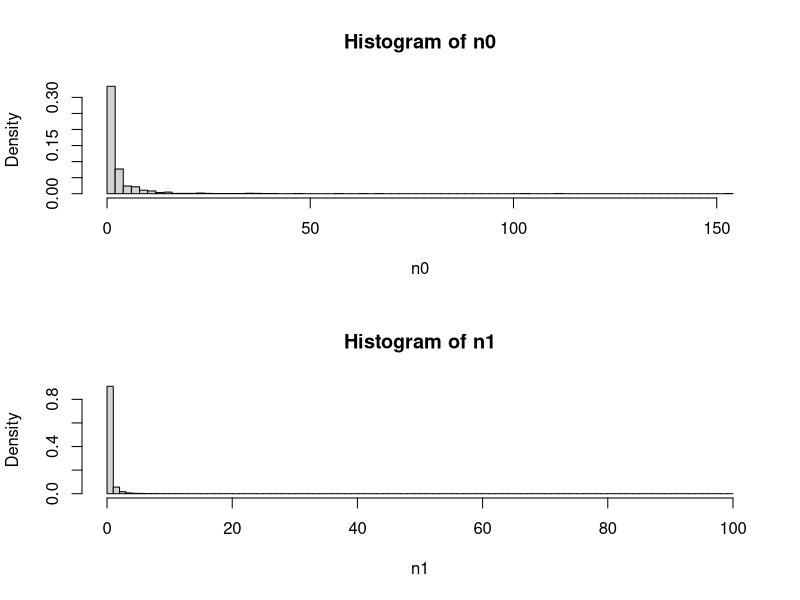
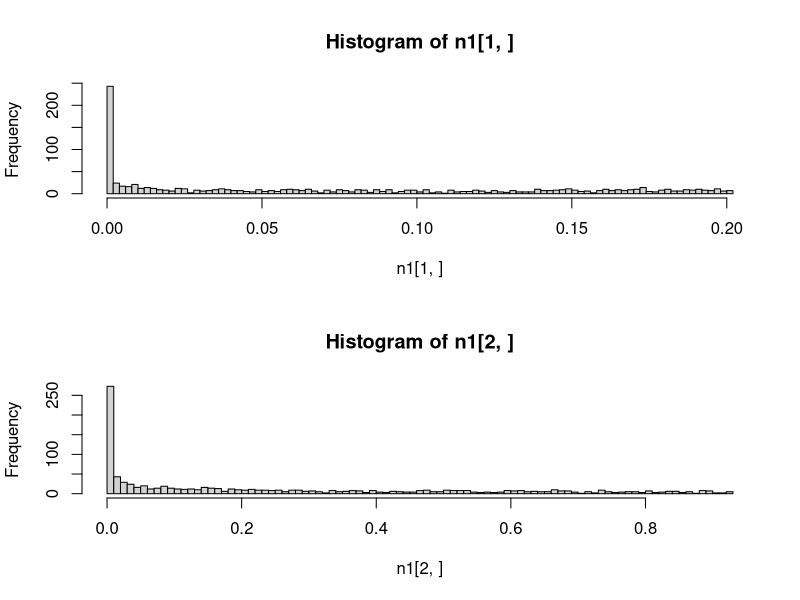
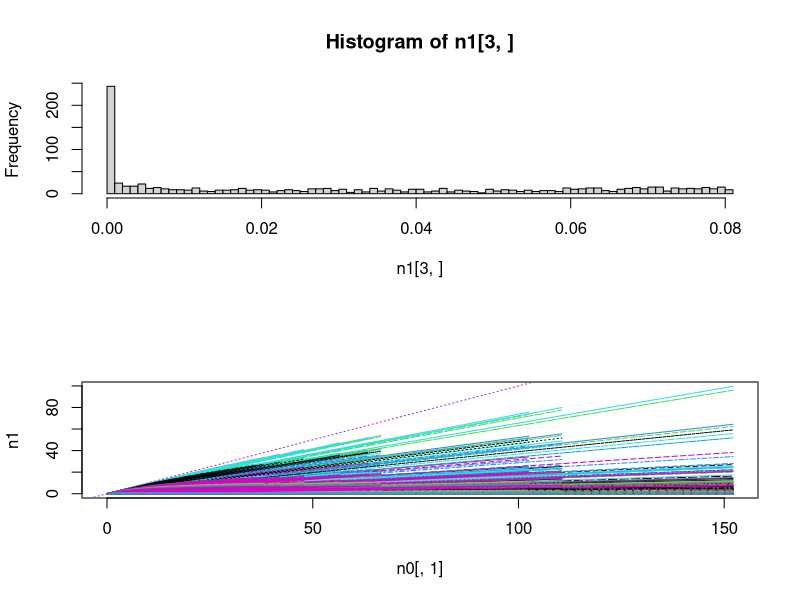
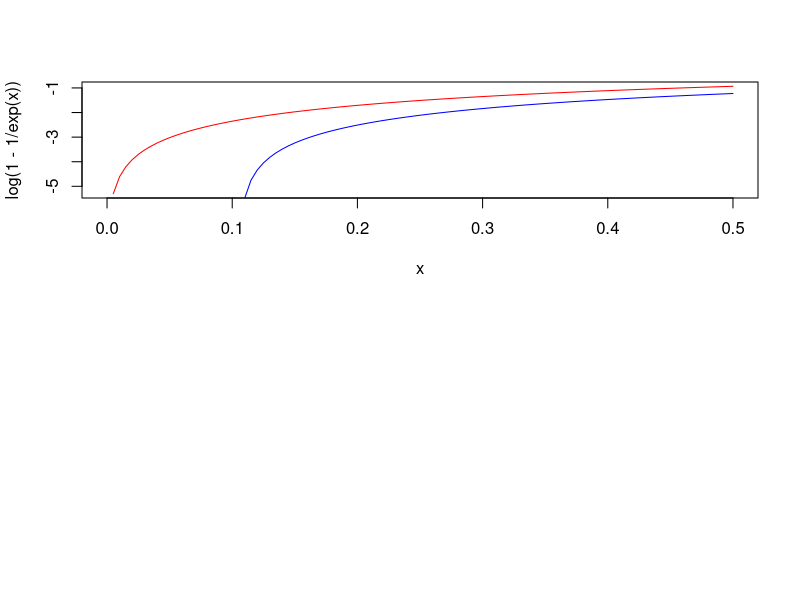
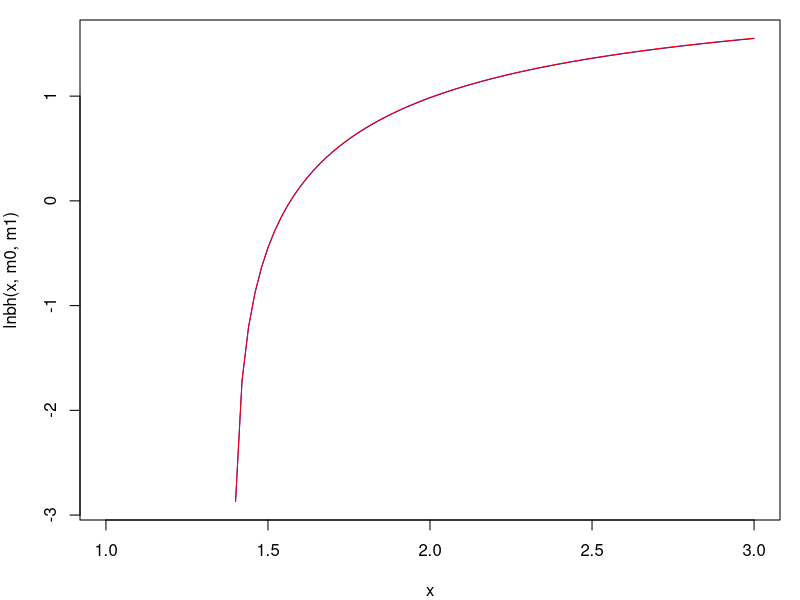
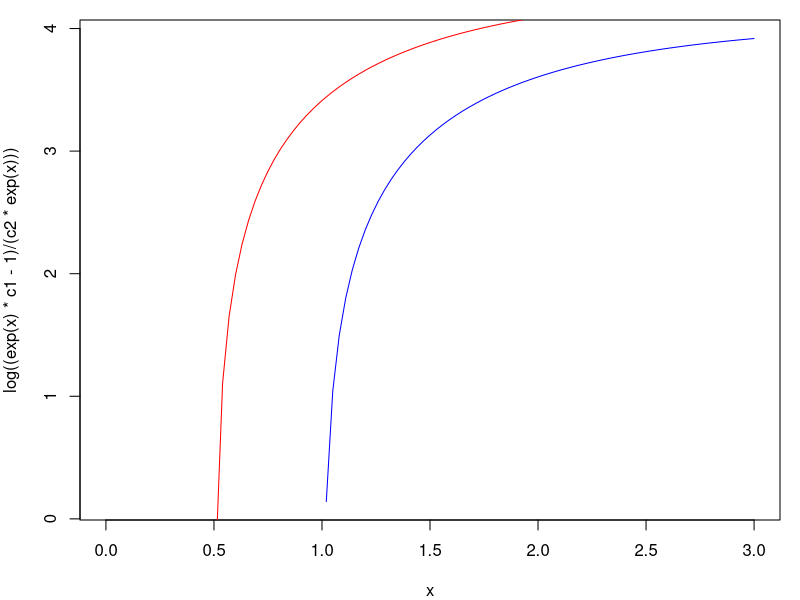
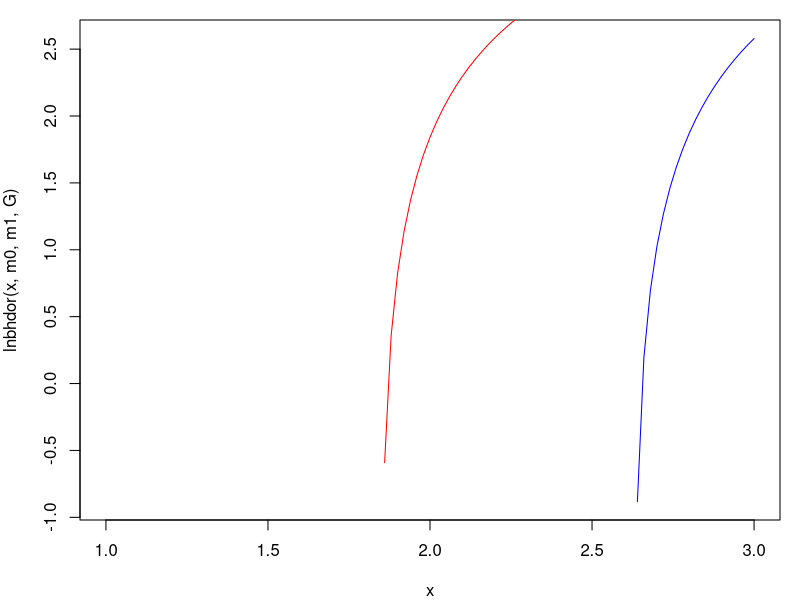
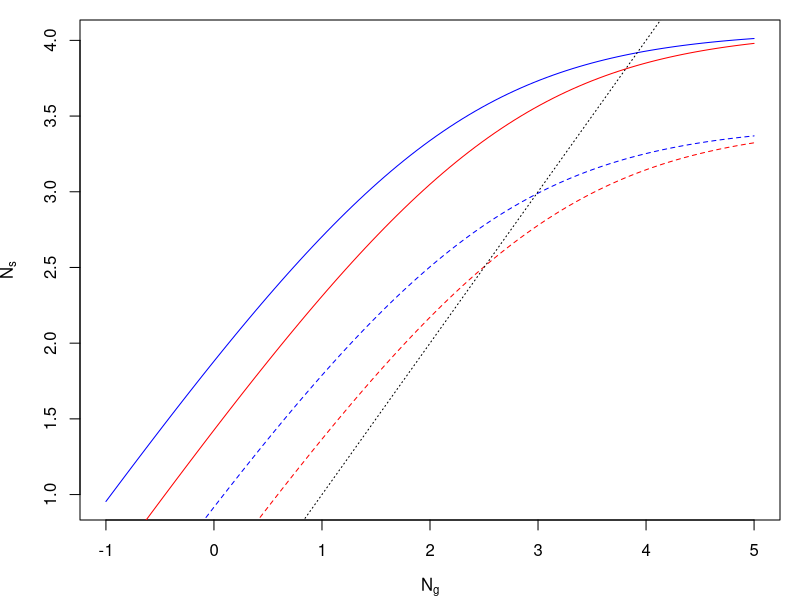

Write the R code that produced these figures, in order. (Note: this script raises an error after producing the figures.)
####################################################################
# Explore how random variation in Beverton-Holt mortality function #
# affects the distribution of population sizes                     #
####################################################################

# Functions ---------------------------------------------------------------

BH <- function(n_in,m0,m1){
  n_out <- n_in * exp(-m0) / ( 1 + (m1/m0)*(1-exp(-m0))*n_in )
  return(n_out)
}
# assuming T = 1

lnbh <- function(y,m0,m1,T3=0.3){
  c1 <- exp(-m0*T3)
  c2 <- (1-exp(-m0)*T3)*m1/m0
  log((y*c1-1)/(c2*y))
}

lnbhdor <- function(Y,m0,m1,G,T3=0.3){
  S0 <- exp(-m0)
  c1 <- exp(-m0*T3)
  c2 <- (1-exp(-m0)*T3)*m1/m0
  log((c1*G*Y-G*S0+S0-1) / (c2*G*Y*((G-1)*S0+1)))
}

Kcalc <- function(m0,m1,T=1){
  exp(-m0*T)/( (1-exp(-m0*T)) * (m1/m0) )
} 
# assuming T=1

sGBH <- function(n_in,Y,m0,m1,G,T3=0.3){
  So <- exp(-m0)
  Sn <- exp(-m0*T3)
  n_in*((1-G)*So + G*Y*Sn / (1 + G*Y*(1-Sn)*(m1/m0)*n_in))
}

rG <- function(Y,m0,G,T3=0.3){
  So <- exp(-m0)
  Sn <- exp(-m0*T3)
  log( (1-G)*So + G*Y*Sn )
}

# Exploration -------------------------------------------------------------

ln0_min <- -5
ln0_max <- 0
nseq <- 10^3
neps <- 10^3
alpha_m <- 0.1
beta_m <- 1

# n0_seq <- exp(seq(ln0_min,ln0_max,length.out=nseq))
# eps_m <- seq(-1,1,length.out=neps)
n0_seq <- exp(rnorm(nseq,0,1.5))
eps_m <- rnorm(neps,0,2)
  
m0 <- m1 <- n0 <- n1 <- matrix(NA,nr=nseq,nc=neps)

m0[] <- rep(exp(outer(alpha_m,eps_m,"+")),each=nseq)
m1[] <- rep(exp(outer(beta_m,eps_m,"+")),each=nseq)
n0[] <- rep(n0_seq,times=neps)
n1 <- BH(n0,m0,m1)

par(mfrow=c(2,1))
hist(n0,breaks=100,prob=T)
hist(n1,breaks=100,prob=T)

hist(n1[1,],breaks=100)
hist(n1[2,],breaks=100)
hist(n1[3,],breaks=100)

matplot(n0[,1],n1,type="l")
abline(0,1,col="purple",lty=3)

(K <- BH(10^10,m0[1,],m1[1,]))

# Plant example -----------------------------------------------------------
  # From Yodzis and work on desert annuals

### Without seed dormancy

curve(log(1-1/exp(x)),col="red",xlim=c(0,0.5))
curve(log(0.9-1/exp(x)),col="blue",add=T)
# drop-off occurs earlier at lower K

m0 <- 1.1
m1 <- 0.1
par(mfrow=c(1,1),mar=c(4,4,1,1))
curve(lnbh(x,m0,m1),col="blue",xlim=c(1,3))
m1 <- 0.01
curve(lnbh(x,m0,m1)-2.3,col="red",add=T)
# changing c2 only changes equilibrium N by constant factor (shifts intercept)

m0 <- 1
m1 <- 0.01
c1 <- exp(-m0)
c2 <- (1-exp(-m0))*m1/m0
curve(log((exp(x)*c1-1)/(c2*exp(x))),col="blue",xlim=c(0,3))
m0 <- 0.5
c1 <- exp(-m0)
c2 <- (1-exp(-m0))*m1/m0
curve(log((exp(x)*c1-1)/(c2*exp(x))),col="red",add=T)
# changing c1 -> drop-off occurs *earlier* at lower K

### With seed dormancy

G <- 0.4
m0 <- 1
m1 <- 0.01
curve(lnbhdor(x,m0,m1,G),col="blue",xlim=c(1,3))
m0 <- 0.5
curve(lnbhdor(x,m0,m1,G),col="red",add=T)
  # Same result with G - drop-off earlier for lower K

# How does Y affect BH curve? ---------------------------------------------

Y <- 3 # log scale
m0 <- 1
curve(log(BH(exp(x+Y),m0,m1)),col="blue",xlim=c(-1,5),
  xlab=expression(N[g]),ylab=expression(N[s])) # ignores dormancy
curve(log(BH(exp(x+Y-0.5),m0,m1)),col="red",add=T)
m0 <- 2
curve(log(BH(exp(x+Y),m0,m1)),col="blue",add=T,lty=2)
curve(log(BH(exp(x+Y-0.5),m0,m1)),col="red",add=T,lty=2)
abline(0,1,lty=3)
  # -0.5 -> reduce y by a freaction of exp(0.5)=1.6
  # decrease in y reduces equilibrium N by *more* when max popsize (K) is lower
  # Explantion:
  # - increasing Y makes a bigger difference to Ns when few seeds are being 
  # produced (bigger difference in [blue - red] at lower Ng (or Y)) 
  # - increasing m0 -> fewer seeds survive -> lower reproduction next year
  # -> bigger effect of change in Y
  # (but assumes that general shape of function stays the same? 
  # Increasing m0 makes curve steeper too, but this isn't important here,
  # as doesn't affect difference between blue and red much?)

# Y is just scaling up and down, changing c2 does the same thing?

# How does G affect BH curve? ---------------------------------------------

m0 <- 0.1
m1 <- 0.01
curve(lnbhdor(x,m0,m1,G=0.75),col="blue",xlim=c(0,5),ylim=c(-0.5,5))
curve(lnbhdor(x,m0,m1,G=0.5),col="red",add=T)
curve(lnbhdor(x,m0,m1,G=0.25),col="green",add=T)
  # above a certain Y, get more pop with high G, but as Y decreases, better to have low G

m0 <- 0.1
m1 <- 0.01
curve(lnbhdor(exp(x),m0,m1,G=0.75),col="blue",xlim=c(0,1.5),ylim=c(-0.5,5))
curve(lnbhdor(exp(x),m0,m1,G=0.25),col="red",add=T)
m0 <- 0.2
m1 <- 0.01
curve(lnbhdor(exp(x),m0,m1,G=0.75),col="blue",lty=2,add=T)
curve(lnbhdor(exp(x),m0,m1,G=0.25),col="red",lty=2,add=T)
  # When G is lower, reducing K has bigger effect on drop-off threshold for Y
  # (but will still always reduce it, so doesn't explain positive correlations)

m0 <- 0.1
m1 <- 0.01
curve(lnbhdor(x,m0,m1,G=0.75)-lnbhdor(x,m0,m1,G=0.25),col="blue",xlim=c(0,10))
m0 <- 0.2
m1 <- 0.01
curve(lnbhdor(x,m0,m1,G=0.75)-lnbhdor(x,m0,m1,G=0.25),col="red",add=T)
m0 <- 0.3
m1 <- 0.01
curve(lnbhdor(x,m0,m1,G=0.75)-lnbhdor(x,m0,m1,G=0.25),col="green",add=T)
abline(h=0,lty=3)
  # m1 -> lower germination favoured for given Y 

m0 <- 0.1
m1 <- 0.01
curve(lnbhdor(x,m0,m1,G=0.75)-lnbhdor(x,m0,m1,G=0.25),col="blue",xlim=c(0,10))
m0 <- 0.1
m1 <- 0.015
curve(lnbhdor(x,m0,m1,G=0.75)-lnbhdor(x,m0,m1,G=0.25),col="red",add=T)
abline(h=0,lty=3)
  # m2 -> proportional effect of G on dK is the same

# How does DI mortality relate to K? --------------------------------------

curve(Kcalc(exp(x),1),xlim=c(-5,5))
curve(Kcalc(exp(x),2),col="red",add=T)
  # higher m0 -> lower K

# Optimal G - constant environment ----------------------------------------

  # maximise equilibrium population size (ignoring extinction)

nY <- 5
nm0 <- 5
nm1 <- 5
nG <- 50

Yseq <- exp(seq(0,5,length.out=nY))
m0seq <- exp(seq(-1.5,0,length.out=nm0))
m1seq <- exp(seq(-4,4,length.out=nm1))
Gseq <- plogis(seq(-5,5,length.out=nG))

pd <- expand.grid(Y=Yseq,m0=m0seq,m1=m1seq,G=Gseq) # parameter data

lK_GY_plot <- function(m){
  require(reshape2)
  require(fields)
  pd$lK <- with(pd, lnbhdor(Y,m0,m1,G,T3=0.3))
  plotvars <- c("Y","G")
  pd1 <- subset(pd,m0==m & m1==m1seq[2],select=c(plotvars,"lK"))
  plotmat <- acast(melt(pd1,id=plotvars),G~Y)
  matplot(qlogis(Gseq),plotmat,type="l",lty=1,col=tim.colors(nY))
}

par(mfrow=c(2,2),mar=c(3,3,2,2))
lK_GY_plot(m0seq[1])  
lK_GY_plot(m0seq[2])  
lK_GY_plot(m0seq[3])  
lK_GY_plot(m0seq[4])  
  # m1 has no impact on optimal phenotype (only affects value of K)
  # G=0 is never optimal
  # Lower Y favours *higher* G -> should have negative G~z relationship?
  # (These plots show optimal G in years with different Y?)
  # Higher m0 favours higher G

lK_YG_plot <- function(m){
  require(reshape2)
  require(fields)
  pd$lK <- with(pd, lnbhdor(Y,m0,m1,G,T3=0.3))
  plotvars <- c("Y","G")
  pd1 <- subset(pd,m0==m & m1==m1seq[2],select=c(plotvars,"lK"))
  plotmat <- acast(melt(pd1,id=plotvars),Y~G)
  matplot(log(Yseq),plotmat,type="l",lty=1,col=tim.colors(nG))
}

par(mfrow=c(2,2),mar=c(3,3,2,2))
lK_YG_plot(m0seq[1])  
lK_YG_plot(m0seq[2])  
lK_YG_plot(m0seq[3])  
lK_YG_plot(m0seq[4])
  # low G -> 
  # - earlier drop-off in N with Y
  # - larger proportional drop-offs in N with Y
  # so *more* affected by CC if lower G (even without plasticity)
  # this tallies with "lower Y -> higher optimal G" results

# Optimal G - variable environment ----------------------------------------

np <- nrow(pd) # number of parameter combinations
nb <- 100
nt <- 1000 + nb
ns <- 10 # n y sig
Ysigseq <- exp(seq(-2,2,length.out=ns))
N0 <- 1000

Narr <- Yarr <- array(dim=c(nt,ns,np))
m0arr <- m1arr <- Garr <- array(dim=c(ns,np))
m0arr[] <- rep(pd$m0,each=ns)
m1arr[] <- rep(pd$m1,each=ns)
Garr[] <- rep(pd$G,each=ns)

Yarr[] <- exp(
  rep(log(pd$Y),each=nt*ns)
  + rep(outer(rnorm(n=nt,mean=0,sd=1),Ysigseq),times=np)
) # only works because Y varies the fastest of all params in pd

Narr[1,,] <- N0

for(t in 2:nt){
  Narr[t,,] <- sGBH(Narr[t-1,,],Yarr[t,,],m0arr,m1arr,Garr)
}

lNarr <- log(Narr)
lNmuarr <- apply(lNarr[-(1:nb),,],2:3,mean)
lNsdarr <- apply(lNarr[-(1:nb),,],2:3,sd)
lNmedarr <- apply(lNarr[-(1:nb),,],2:3,median)

Nd <- expand.grid(Ysig=Ysigseq,Y=Yseq,m0=m0seq,m1=m1seq,G=Gseq)
Nd$lNmu <- as.vector(lNmuarr)
Nd$lNsd <- as.vector(lNsdarr)
Nd$lNmed <- as.vector(lNmedarr)

lmu_Ysig_G_plot <- function(pY,pm0,pm1,xvar="G",...){
  require(reshape2)
  require(fields)
  plotvars <- c("Ysig","G")
  Nd1 <- subset(Nd,Y==pY & m0==pm0 & m1==pm1,select=c(plotvars,"lNmu"))
  if(xvar=="G"){
    plotmat <- acast(melt(Nd1,id=plotvars),G~Ysig)
    matplot(qlogis(Gseq),plotmat,type="l",lty=1,col=tim.colors(ns),
            ylim=c(-2,max(ceiling(plotmat))),
            ...)
    Gopt <- sapply(split(Nd1,Nd1$Ysig),function(d){
      qlogis(d$G[which(d$lNmu==max(d$lNmu))])
    })
    abline(v=Gopt,col=tim.colors(nY),lty=2)
  }
  if(xvar=="Ysig"){
    plotmat <- acast(melt(Nd1,id=plotvars),Ysig~G)
    matplot(Ysigseq,plotmat,type="l",lty=1,col=tim.colors(nG),
            ylim=c(-2,max(ceiling(plotmat))),
            ...)
  }
}

pdf(paste0("Plots/lmu_Ysig_G_",format(Sys.Date(),"%d%b%Y"),".pdf"),
    width=15,height=15)
iseq <- 1:5
ni <- length(iseq)
par(mfrow=c(ni,ni),mar=c(4,4,2,2),las=1,bty="l")
for(i in iseq){
  for(j in iseq){
    for(k in iseq){
      lmu_Ysig_G_plot(pY=Yseq[i],pm0=m0seq[j],pm1=m1seq[k],xvar="G",
                      xlab="G",ylab="ln(N)",
                      main=paste0("Y=",signif(Yseq[i],2),
                                  " m0=",signif(m0seq[j],2),
                                  " m1=",signif(m1seq[k],2)
                                  )
      )
    }
  }
}
dev.off()

par(mfrow=c(2,2),mar=c(4,4,2,2),las=1,bty="n")
lmu_Ysig_G_plot(pY=Yseq[4],pm0=m0seq[2],pm1=m1seq[2],xvar="G")
lmu_Ysig_G_plot(pY=Yseq[4],pm0=m0seq[4],pm1=m1seq[2],xvar="G")
lmu_Ysig_G_plot(pY=Yseq[2],pm0=m0seq[2],pm1=m1seq[4],xvar="G")
lmu_Ysig_G_plot(pY=Yseq[2],pm0=m0seq[2],pm1=m1seq[2],xvar="G")
  # - high m0 reduces effect of variance on optimal G, 
  # possibly even leads to env var favouring high G?
  # - m1 again just shifts population size without changing optimum
  # - low Y accentuates effects of env var on G?  
  # - low Y seems to favour higher G (again)

  # fluctuations favour G<1

par(mfrow=c(2,2))
lmu_Ysig_G_plot(pY=Yseq[5],pm0=m0seq[3],pm1=m1seq[3],xvar="Ysig")
lmu_Ysig_G_plot(pY=Yseq[5],pm0=m0seq[5],pm1=m1seq[3],xvar="Ysig")
lmu_Ysig_G_plot(pY=Yseq[5],pm0=m0seq[3],pm1=m1seq[5],xvar="Ysig")
lmu_Ysig_G_plot(pY=Yseq[2],pm0=m0seq[3],pm1=m1seq[3],xvar="Ysig")

lmu_Y_G_plot <- function(pYsig,pm0,pm1,xvar="G",...){
  require(reshape2)
  require(fields)
  plotvars <- c("Y","G")
  Nd1 <- subset(Nd,Ysig==pYsig & m0==pm0 & m1==pm1,select=c(plotvars,"lNmu"))
  if(xvar=="G"){
    plotmat <- acast(melt(Nd1,id=plotvars),G~Y)
    matplot(qlogis(Gseq),plotmat,type="l",lty=1,col=tim.colors(nY),
            ylim=c(-2,max(ceiling(plotmat))),
            ...
            )
    Gopt <- sapply(split(Nd1,Nd1$Y),function(d){
      qlogis(d$G[which(d$lNmu==max(d$lNmu))])
    })
    abline(v=Gopt,col=tim.colors(nY),lty=2)
  }
  if(xvar=="Y"){
    plotmat <- acast(melt(Nd1,id=plotvars),Y~G)
    matplot(Yseq,plotmat,type="l",lty=1,col=tim.colors(nG),
            ylim=c(-2,max(ceiling(plotmat))),
            ...
            )
  }
}

pdf(paste0("Plots/lmu_Y_G_",format(Sys.Date(),"%d%b%Y"),".pdf"),
    width=15,height=15)
iseq <- 1:5
ni <- length(iseq)
par(mfrow=c(ni,ni),mar=c(4,4,2,2),las=1,bty="l")
for(i in iseq*2){ # Ysig twice as long as others
  for(j in iseq){
    for(k in iseq){
      lmu_Y_G_plot(pYsig=Ysigseq[i],pm0=m0seq[j],pm1=m1seq[k],xvar="G",
                      xlab="G",ylab="ln(N)",
                      main=paste0("Ysig=",signif(Ysigseq[i],2),
                                  " m0=",signif(m0seq[j],2),
                                  " m1=",signif(m1seq[k],2)
                      )
      )
    }
  }
}
dev.off()

par(mfrow=c(2,2))
lmu_Y_G_plot(pYsig=Ysigseq[4],pm0=m0seq[2],pm1=m1seq[2],xvar="G")
lmu_Y_G_plot(pYsig=Ysigseq[4],pm0=m0seq[4],pm1=m1seq[2],xvar="G")
lmu_Y_G_plot(pYsig=Ysigseq[5],pm0=m0seq[2],pm1=m1seq[4],xvar="G")
lmu_Y_G_plot(pYsig=Ysigseq[2],pm0=m0seq[2],pm1=m1seq[2],xvar="G")
  # NB: outcome with median is almost exactly the same

# Analysis of high-variance scenario --------------------------------------

pd$K <- with(pd, Kcalc(m0,m1,T=0.3))

Darr <- Yearr <- array(dim=dim(Narr))
for(i in 2:nt){
  Darr[i,,] <- log(Narr[i,,]) - log(Narr[i-1,,])
  Yearr[i,,] <- log(Narr[i,,] - exp(-m0arr)*(1-Garr)*Narr[i-1,,]) - log(Garr*Narr[i-1,,])
}

pdsel <- with(pd, which(
  Y %in% Yseq[c(1,5)] & m0==m0seq[5] & m1==m1seq[2] & G %in% Gseq[c(10,20)]
  ))
Ysigsel <- 10

scol <- rep(c("blue","red"),each=2) # blue = low G, red = high G
slty <- rep(1:2,times=2) # - = low Y, --- = high Y

par(mfrow=c(1,1),mar=c(2,2,2,2))
matplot(log(Narr[900:1100,Ysigsel,pdsel]),type="l",col=scol,lty=slty)

plot(density(log(Yarr[,Ysigsel,pdsel[1]])))
lines(density(log(Yarr[,Ysigsel,pdsel[2]])),lty=2)

histmax <- 10^4
mybreaks <- c(seq(0,histmax,length.out=10^3),Inf)
hist(Yarr[,Ysigsel,pdsel[1]],xlim=c(0,histmax),breaks=mybreaks,col="blue",border=NA)
hist(Yarr[,Ysigsel,pdsel[2]],breaks=mybreaks,col="red",add=T,border=NA)

table(Yarr[,Ysigsel,pdsel[1]]>1)
table(Yarr[,Ysigsel,pdsel[2]]>1)
table(Yarr[,Ysigsel,pdsel[1]]>pd$K[pdsel[1]])
table(Yarr[,Ysigsel,pdsel[2]]>pd$K[pdsel[2]])

matplot(Darr[900:1100,Ysigsel,pdsel],type="l",col=scol,lty=slty)
matplot(Yearr[900:1100,Ysigsel,pdsel],type="l",col=scol,lty=slty)

plot(density(log(Narr[100:nt,Ysigsel,pdsel[4]])),col=scol[4],lty=slty[4])
lines(density(log(Narr[100:nt,Ysigsel,pdsel[2]])),col=scol[2],lty=slty[2])
plot(density(log(Narr[100:nt,Ysigsel,pdsel[3]])),col=scol[3],lty=slty[3])
lines(density(log(Narr[100:nt,Ysigsel,pdsel[1]])),col=scol[1],lty=slty[1])

plot(density(Darr[100:nt,Ysigsel,pdsel[4]]),col=scol[4],lty=slty[4])
lines(density(Darr[100:nt,Ysigsel,pdsel[2]]),col=scol[2],lty=slty[2])
abline(v=0,lty=3)
plot(density(Darr[100:nt,Ysigsel,pdsel[3]]),col=scol[3],lty=slty[3])
lines(density(Darr[100:nt,Ysigsel,pdsel[1]]),col=scol[1],lty=slty[1])
abline(v=0,lty=3)

plot(density(Yearr[100:nt,Ysigsel,pdsel[4]]),col=scol[4],lty=slty[4])
lines(density(Yearr[100:nt,Ysigsel,pdsel[2]]),col=scol[2],lty=slty[2])
abline(v=m0seq[5],lty=3)
plot(density(Yearr[100:nt,Ysigsel,pdsel[3]]),col=scol[3],lty=slty[3])
lines(density(Yearr[100:nt,Ysigsel,pdsel[1]]),col=scol[1],lty=slty[1])
abline(v=m0seq[5],lty=3)

# Density-independent -----------------------------------------------------

# > dim(lNmuarr)
# [1]   10 6250

pds <- expand.grid(Y=Yseq,m0=m0seq,G=Gseq) # parameter data
nps <- nrow(pds)

nlnY <- 10
lnYseq <- seq(-3,3,length.out=nlnY)
lnYarr <- rarr <- parr <- array(dim=c(nlnY,ns,nps))
lnYarr[] <- rep(outer(lnYseq,Ysigseq),times=nps) + rep(log(pds$Y),each=nlnY*ns)
rarr <- array(dim=c(nlnY,ns,nps))
rarr[] <- with(pds, rG(Y=exp(lnYarr),
                      m0=rep(m0,each=nlnY*ns),
                      G=rep(G,each=nlnY*ns)
                      ))
parr[] <- rep(dnorm(lnYseq,mean=0,sd=1),times=ns*nps) 
  # shape of p(norm) is same regardless of mean
sump <- sum(parr[,1,1]) 
  # again, distribution is the same for all, so the sum is too
rbararr <- apply(parr*rarr,c(2,3),sum)/sump

rd <- expand.grid(Ysig=Ysigseq,Y=Yseq,m0=m0seq,G=Gseq)
rd$rbar <- as.vector(rbararr)

Gopt_f <- function(d){
  d$G[which(d$rbar==max(d$rbar))]
}

rbar_Y_G_plot <- function(pYsig,pm0,xvar="G",...){
  require(reshape2)
  require(fields)
  plotvars <- c("Y","G")
  rd1 <- subset(rd,Ysig==pYsig & m0==pm0,select=c(plotvars,"rbar"))
  plotmat <- acast(melt(rd1,id=plotvars),G~Y)
  matplot(qlogis(Gseq),plotmat,type="l",lty=1,col=tim.colors(nY),
          # ylim=c(-2,max(ceiling(plotmat))),
          ...
          )
  Gopt <- sapply(split(rd1,rd1$Y),function(d){
    qlogis(d$G[which(d$rbar==max(d$rbar))])
  })
  abline(v=Gopt,col=tim.colors(nY),lty=2)
}
  # m1 actually unecessary as no DD

pdf(paste0("Plots/rbar_Y_G_",format(Sys.Date(),"%d%b%Y"),".pdf"),
    width=15,height=15)
iseq <- 1:5
ni <- length(iseq)
par(mfrow=c(ni,ni),mar=c(4,4,2,2),las=1,bty="l")
for(i in iseq*2){ # Ysig twice as long as others
  for(j in iseq){
    rbar_Y_G_plot(pYsig=Ysigseq[i],pm0=m0seq[j],xvar="G",
                  xlab="G",ylab="r",
                  main=paste0("Ysig=",signif(Ysigseq[i],2)," m0=",signif(m0seq[j],2))
                  )
    
  }
}
dev.off()

# Simple Royama plots -----------------------------------------------------

RoyBH <- function(G,lNmin,lNmax,...){
  Y1 <- 5 # 4 # log scale
  Y2 <- 1 # 3.5 # log scale
  dY <- 3.5
  m0 <- 1
  m1 <- 0.018
  nlnN <- 100
  lnNseq <- seq(lNmin,lNmax,length.out=nlnN)
  Nseq <- exp(lnNseq)
  
  rd <- data.frame(
    Y = rep(c(Y1,Y2),each=3),
    dY = rep(c(-dY,0,dY),times=2)
  )
  rm <- matrix(nr=nlnN,nc=6)
  for(i in 1:nrow(rd)){
    rm[,i] <- with(rd[i,], log(sGBH(Nseq,exp(Y+dY),m0,m1,G)/Nseq))
  }
  
  par(mfrow=c(1,1))
  matplot(lnNseq,rm,col=rep(c("red","blue"),each=3),lty=rep(c(2,1,2),times=2),type="l", ...)
  abline(h=0,lty=3)
}

RoyBH(G=0.15,lNmin=4,lNmax=8)
RoyBH(G=0.2,lNmin=4,lNmax=8,add=T)

RoyBH(G=0.9,lNmin=4,lNmax=8)
RoyBH(G=0.95,lNmin=4,lNmax=8,add=T)
  # middle line shows conditions in constant mean scenario

RoyBH(G=0.1,lNmin=4,lNmax=8)
RoyBH(G=0.9,lNmin=4,lNmax=8,add=T)
RoyBH(G=0.9,lNmin=4,lNmax=8)

# Royama plots ------------------------------------------------------------

par(mfrow=c(2,2))
nN <- 100
Nseq <- exp(seq(2,8,length.out=nN))

r_sGBH_seq <- function(Y,m0,m1,G){
  log(sGBH(Nseq,Y,m0,m1,G)/Nseq)
}

Royama_matplot <- function(ppd,...){
  require(fields)
  require(plyr)
  colourvar <- ppd[,which(sapply(ppd,function(x) length(unique(x)))>1)]
  ncolours <- length(colourvar)
  rd <- mdply(ppd, r_sGBH_seq)
  rarr <- t(as.matrix(subset(rd,select=names(rd)[!names(rd) %in% names(pd)])))
  matplot(log(Nseq),rarr,type="l",lty=1,col=tim.colors(ncolours),...)
  abline(h=0,col="black",lty=3)
}

pdr <- pd[,names(pd)!="K"]

par(mfrow=c(2,2))
Royama_matplot(subset(pdr[,names(pd)!="K"], Y==Yseq[3] & m0==m0seq[1] & m1==m1seq[1]))
Royama_matplot(subset(pdr[,names(pd)!="K"], Y==Yseq[5] & m0==m0seq[1] & m1==m1seq[1]))
Royama_matplot(subset(pdr[,names(pd)!="K"], Y==Yseq[3] & m0==m0seq[3] & m1==m1seq[1]))
Royama_matplot(subset(pdr[,names(pd)!="K"], Y==Yseq[3] & m0==m0seq[1] & m1==m1seq[3]))
  # - increasing G increases stability but generally reduces K (unless at low G)
  # - when seed mortatlity is high, G doesn't affect K much

Royama_matplot(subset(pdr, m0==m0seq[3] & m1==m1seq[3] & G==Gseq[5]),ylim=c(-1,2))
Royama_matplot(subset(pdr, m0==m0seq[3] & m1==m1seq[3] & G==Gseq[20]),ylim=c(-1,2))
Royama_matplot(subset(pdr, m0==m0seq[3] & m1==m1seq[3] & G==Gseq[30]),ylim=c(-1,2))
Royama_matplot(subset(pdr, m0==m0seq[3] & m1==m1seq[3] & G==Gseq[50]),ylim=c(-1,2))
  # - env var has more positive effects when G is low and when population
  # size is low (DD-clim interaction)
  # - declines in reproduction can have *less* severe effects when G is high?

  # (for squared rainfall, can just compare what happens if return to low Y again)

pdr2 <- expand.grid(Y=exp(seq(-3,8,length.out=20)),m0=1,m1=0.018,G=Gseq) # parameter data
par(mfrow=c(2,2),mar=c(2,2,2,2))
Royama_matplot(subset(pdr2,G==Gseq[5]))
Royama_matplot(subset(pdr2,G==Gseq[15]))
Royama_matplot(subset(pdr2,G==Gseq[25]))
Royama_matplot(subset(pdr2,G==Gseq[35]))

Royama_matplot(subset(pdr2,G==Gseq[50]))
Royama_matplot(subset(pdr2,G==Gseq[1]),add=T)

Royama_matplot(subset(pdr, m0==m0seq[2] & m1==m1seq[3] & G==Gseq[25]))
Royama_matplot(subset(pdr, m0==m0seq[3] & m1==m1seq[3] & G==Gseq[25]))
Royama_matplot(subset(pdr, m0==m0seq[4] & m1==m1seq[3] & G==Gseq[25]))
Royama_matplot(subset(pdr, m0==m0seq[5] & m1==m1seq[3] & G==Gseq[25]))
  # higher mortality -> lower K but overall patterns pretty similar?

Royama_matplot(subset(pdr, m0==m0seq[3] & m1==m1seq[2] & G==Gseq[25]))
Royama_matplot(subset(pdr, m0==m0seq[3] & m1==m1seq[3] & G==Gseq[25]))
Royama_matplot(subset(pdr, m0==m0seq[3] & m1==m1seq[4] & G==Gseq[25]))
Royama_matplot(subset(pdr, m0==m0seq[3] & m1==m1seq[5] & G==Gseq[25]))
  # higher m2 -> higher stability, lower K 
  # (just shifts intercept, effect happens because of non-linear DD?)

# Optimal plastic G - variable environment --------------------------------

  # (no need for plasticity in constant environment)

alpha_G <- beta_Gz <- matrix(NA,nr=np,nc=np) 
alpha_G[] <- -tau_mu*sqrt(pi^2/(3*tau_sd^2))
beta_Gz[] <- sqrt(pi^2/(3*tau_sd^2))
# based on Godfray & Rees 2002

  # - plot fitness distribution over different environments, calculate width to
  # quantify degree of bet-hedging
  # - can also infer effects of plasticity by looking at plots showing response 
  # to environment for different germination fractions (effectively 3d plots for
  # cue / environment)
